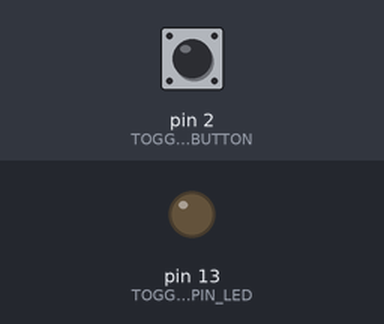
Bench run of a sketch on a simulated Arduino Uno, built with avr-gcc and run on an emulated ATmega328P. Shown: output pins drawn as LEDs (lit = HIGH). Inputs (shaded band) come from the test bench; at power-on: pin 2 (TOGGLE_PIN_BUTTON) HIGH.

Above: at 1.2 s.
1.3 s: pin 2 (TOGGLE_PIN_BUTTON) pulled LOW for 0.15 s
At 2.4 s:
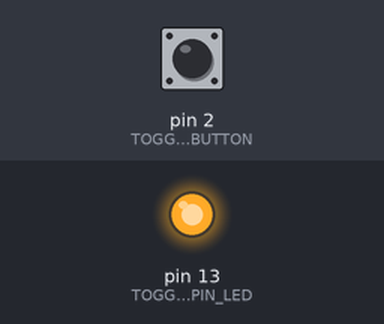
2.9 s: pin 2 (TOGGLE_PIN_BUTTON) pulled LOW for 1 s
At 5.0 s:
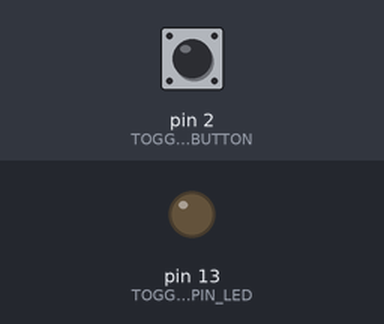
5.4 s: pin 2 (TOGGLE_PIN_BUTTON) pulled LOW for 3.2 s
At 9.7 s:
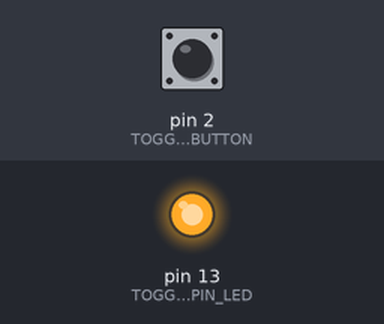
Timing chart, 0 to 11.2 s (numbered marks = the images above; inputs shaded):
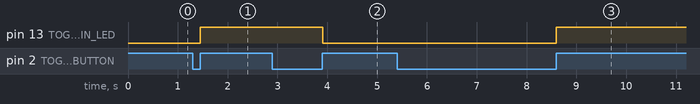

The sketch:

button_toggle_led.ino
```cpp
#include "src/logic.h"

void setup() {
  toggle_init();
}

void loop() {
  toggle_poll();
  delay(10);
}
```

logic.cpp
```cpp
#include "logic.h"

static bool g_led = false;
static bool g_prev_pressed = false;

void toggle_init() {
  pinMode(TOGGLE_PIN_BUTTON, INPUT_PULLUP);
  pinMode(TOGGLE_PIN_LED, OUTPUT);
  g_prev_pressed = false;
  toggle_set_led(false);
}

bool toggle_button_pressed() {
  return digitalRead(TOGGLE_PIN_BUTTON) == LOW;
}

void toggle_set_led(bool on) {
  g_led = on;
  digitalWrite(TOGGLE_PIN_LED, on ? HIGH : LOW);
}

bool toggle_led_state() {
  return g_led;
}

void toggle_update(bool pressed) {
  if (g_prev_pressed && !pressed) {
    toggle_set_led(!g_led);   // released after a press -> toggle
  }
  g_prev_pressed = pressed;
}

void toggle_poll() {
  toggle_update(toggle_button_pressed());
}
```

logic.h
```cpp
// button_toggle_led: a push-button (INPUT_PULLUP, active LOW) toggles an LED on each press/release.
// Adapted from https://github.com/harsh-hw-dev/Embedded-Programming-Series ("LED WITH BUTTON", MIT).
#ifndef LOGIC_H
#define LOGIC_H
#include <Arduino.h>

#define TOGGLE_PIN_BUTTON 2   // INPUT_PULLUP: LOW = pressed
#define TOGGLE_PIN_LED    13

void toggle_init();                 // pins configured, LED off, no press remembered
bool toggle_button_pressed();       // digitalRead(TOGGLE_PIN_BUTTON) == LOW
void toggle_update(bool pressed);   // feed the current button level; LED toggles on the release edge
void toggle_poll();                 // toggle_update(toggle_button_pressed())
bool toggle_led_state();            // true = LED on
void toggle_set_led(bool on);       // force LED state

#endif
```

Measured:
- after the input at 1.3 s, pin 13 (TOGGLE_PIN_LED): LOW → HIGH after 0.15 s
- after the input at 2.9 s, pin 13 (TOGGLE_PIN_LED): HIGH → LOW after 1.0 s
- after the input at 5.4 s, pin 13 (TOGGLE_PIN_LED): LOW → HIGH after 3.2 s
